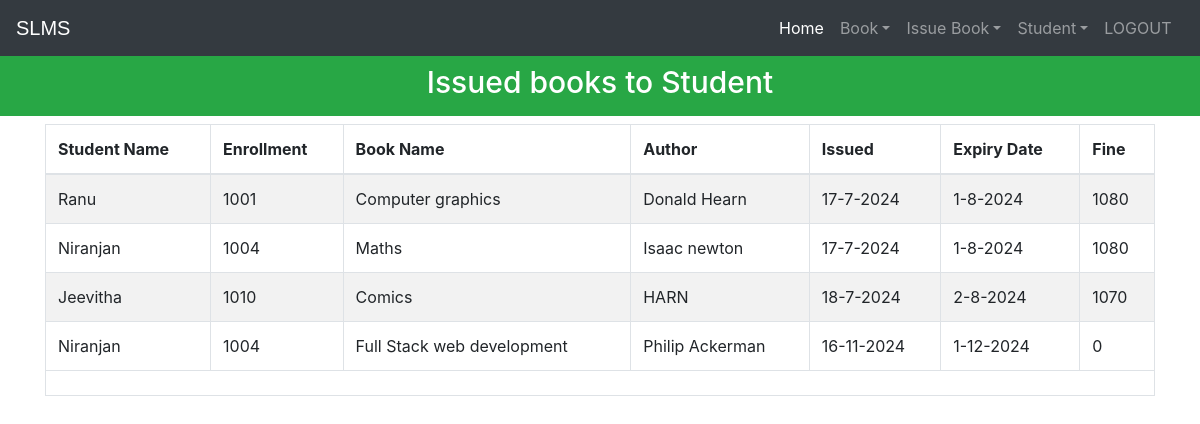
The page /viewissuedbook (signed in) on the database its author committed.
### library/models.py (models this page shows, shortened)
class StudentExtra(models.Model):
    user=models.OneToOneField(User,on_delete=models.CASCADE)
    enrollment = models.CharField(max_length=40)
    branch = models.CharField(max_length=40)
    @property
    def get_name(self):
        return self.user.first_name

class Book(models.Model):
    catchoice= [
        ('education', 'Education'),
        ('entertainment', 'Entertainment'),
        ('comics', 'Comics'),
        ('biography', 'Biography'),
        ('history', 'History'),
        ('novel', 'Novel'),
        ('fantasy', 'Fantasy'),
        ('thriller', 'Thriller'),
        ('romance', 'Romance'),
        ('scifi','Sci-Fi')
        ]
    name=models.CharField(max_length=30)
    isbn=models.PositiveIntegerField()
    author=models.CharField(max_length=40)
    category=models.CharField(max_length=30,choices=catchoice,default='education')

### library/views.py (the view)
# urls.py: path('viewissuedbook', views.viewissuedbook_view),
@login_required(login_url='adminlogin')
@user_passes_test(is_admin)
def viewissuedbook_view(request):
    issuedbooks=models.IssuedBook.objects.all()
    li=[]
    for ib in issuedbooks:
        issdate=str(ib.issuedate.day)+'-'+str(ib.issuedate.month)+'-'+str(ib.issuedate.year)
        expdate=str(ib.expirydate.day)+'-'+str(ib.expirydate.month)+'-'+str(ib.expirydate.year)
        days=(date.today()-ib.issuedate)
        print(date.today())
        d=days.days
        fine=0
        if d>15:
            day=d-15
            fine=day*10
        books=list(models.Book.objects.filter(isbn=ib.isbn))
        students=list(models.StudentExtra.objects.filter(enrollment=ib.enrollment))
        i=0
        for l in books:
            t=(students[i].get_name,students[i].enrollment,books[i].name,books[i].author,issdate,expdate,fine)
            i=i+1
            li.append(t)
    return render(request,'library/viewissuedbook.html',{'li':li})

### library/views.py (called while the page is built)
def is_admin(user):
    return user.groups.filter(name='ADMIN').exists()

### templates/library/viewissuedbook.html (shortened to what this page needs)
<!DOCTYPE html>
<html lang="en" dir="ltr">
  <head>
  </head>
  <body>
    {% include "library/navbaradmin.html" %}
    <br>
    <br>
    <h3 class="p-3 mb-2 bg-success text-white" style = 'font-size: 30px;text-align:center;margin-bottom:0px;'>Issued books to Student</h3>
{% if li%}
    <div class="container">
      <table class="table table-hover table-condensed table-striped table-bordered">
        <thead>
        <tr>
        <th>Student Name</th>
        <th>Enrollment</th>
        <th>Book Name</th>
        <th>Author</th>
        <th>Issued</th>
        <th>Expiry Date</th>
        <th>Fine</th>
        </tr>
        </thead>
        <tfoot>
        <tr>
        <td colspan="7">
        </td>
        </tr>
        </tfoot>
        <tbody>
          {% for t in li %}
            <tr>
              <td>{{t.0}}</td>
              <td>{{t.1}}</td>
              <td>{{t.2}}</td>
              <td>{{t.3}}</td>
              <td>{{t.4}}</td>
              <td>{{t.5}}</td>
              <td>{{t.6}}</td>
            </tr>
            {%endfor%}
        </tbody>
        </table>
    </div>
    {%else%}
    <h1> 0 book Issued</h1>
    {%endif%}
    <br><br><br><br><br><br><br><br><br>
  {% include "library/footer.html" %}
  </body>
</html>

### templates/library/navbaradmin.html (shortened to what this page needs)
<!DOCTYPE html>
{% load static %}
<html lang="en">
<head>
<link rel="stylesheet" href="https://stackpath.bootstrapcdn.com/bootstrap/4.3.1/css/bootstrap.min.css">
<link rel="stylesheet" href="https://maxcdn.bootstrapcdn.com/font-awesome/4.7.0/css/font-awesome.min.css">
</head>
<body>
<div class="bs-example">
    <nav class="navbar navbar-expand-md bg-dark navbar-dark fixed-top">
        <a href="/" class="navbar-brand">SLMS</a>
        <div class="collapse navbar-collapse justify-content-between" id="navbarCollapse">
            <div class="navbar-nav">
              <a href="/" class="nav-item nav-link active">Home</a>
                <div class="nav-item dropdown">
                  <a href="#" class="nav-link dropdown-toggle" data-toggle="dropdown">Book</a>
                </div>
                <div class="nav-item dropdown">
                  <a href="#" class="nav-link dropdown-toggle" data-toggle="dropdown">Issue Book</a>
                </div>
                <div class="nav-item dropdown">
                  <a href="#" class="nav-link dropdown-toggle" data-toggle="dropdown">Student</a>
                </div>
                <a href="logout" class="nav-item nav-link">LOGOUT</a> &nbsp
            </div>
        </div>
    </nav>
</div>
</body>
</html>

### templates/library/footer.html (shortened to what this page needs)
<!DOCTYPE html>
<html>
<head>
</head>
</html>

### templates/library/navbaradmin.html (style rules this page uses)
.bs-example { margin: 0px; }
.navbar-brand { font-size: 20px; font-family: sans-serif; }

### rows shown on the page
StudentExtra: enrollment "1001"
Book: name "Computer graphics", author "Donald Hearn"
StudentExtra: enrollment "1004" "1004"
Book: name "Maths", author "Isaac newton"
StudentExtra: enrollment "1010"
Book: name "Comics", author "HARN"
Book: name "Full Stack web development", author "Philip Ackerman"

### other values the page prints
{{ t.0 }} "Ranu" "Niranjan" "Jeevitha" "Niranjan"
{{ t.4 }} "17-7-2024" "17-7-2024" "18-7-2024" "16-11-2024"
{{ t.5 }} "1-8-2024" "1-8-2024" "2-8-2024" "1-12-2024"
{{ t.6 }} "1080" "1080" "1070" "0"
